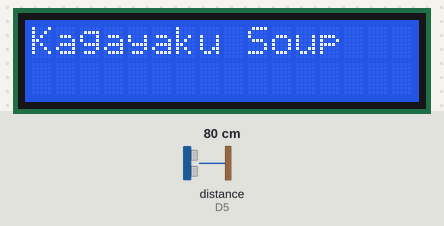
A sketch run on a simulated ESP8266 (NodeMCU). On the bench: 16×2 character LCD. Inputs (shaded band) come from the test bench; at power-on: distance to the obstacle (sensor on D5) 80 cm. The echo pulse lasts 58.3 µs per cm; what the sketch prints to the serial monitor is not drawn.

Above: at 0.1 s.
At 20.2 s:
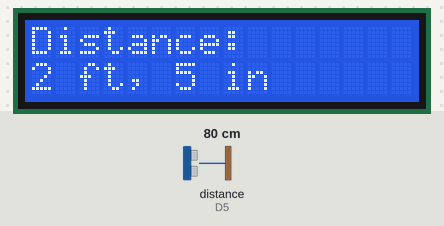

The sketch:

yes.ino
```cpp
#include <LiquidCrystal_I2C.h>

#include <LiquidCrystal_I2C.h>

#include <Arduino.h>
#include <Wire.h>
#include <LiquidCrystal_I2C.h>

// Define connections to sensor
#define TRIGPIN D6 // GPIO 12
#define ECHOPIN D5 // GPIO 14

LiquidCrystal_I2C lcd(0x27, 16, 2);

float duration;
int distance_cm, distance_feet, distance_inches;
int object_height_ft, object_height_inch;

const int sensor_height_ft = 4; // Sensor height is 4 feet

void setup(void) {
  Serial.begin(115200);

  pinMode(ECHOPIN, INPUT);
  pinMode(TRIGPIN, OUTPUT);

  // Initialize LCD
  lcd.begin(16, 2);
  lcd.backlight();

  // Display "Kagayaku Soup" for the first 20 seconds
  lcd.clear();
  lcd.setCursor(0, 0);
  lcd.print("Kagayaku Soup");

  unsigned long startTime = millis();
  while (millis() - startTime < 20000) {
    delay(100);
  }

  // Clear LCD and print Distance
  lcd.clear();
  lcd.setCursor(0, 0);
  lcd.print("Distance:");
}

void loop() {
  // Read sensor data (distance to the object)
  digitalWrite(TRIGPIN, LOW);
  delayMicroseconds(2);
  digitalWrite(TRIGPIN, HIGH);
  delayMicroseconds(20);
  digitalWrite(TRIGPIN, LOW);
  duration = pulseIn(ECHOPIN, HIGH);

  // Convert duration to distance (cm, feet, inches)
  distance_cm = (duration * 0.0343) / 2;
  distance_feet = distance_cm / 30.48;
  distance_inches = (distance_cm * 0.393701);

  while (distance_inches >= 12) {
    distance_inches -= 12;
  }

  // Calculate object height (since sensor is at 4 feet)
  object_height_ft = sensor_height_ft - distance_feet;
  object_height_inch = 12 - distance_inches; // Remaining inches below 1 foot

  // Display on LCD
  lcd.setCursor(0, 1);
  lcd.print(String(object_height_ft) + " ft, " + String(object_height_inch) + " in");

  // Print result to serial monitor
  Serial.print("Object Height: ");
  Serial.print(object_height_ft);
  Serial.print(" Feet ");
  Serial.print(object_height_inch);
  Serial.println(" Inches");

  delay(5000);
}
```
